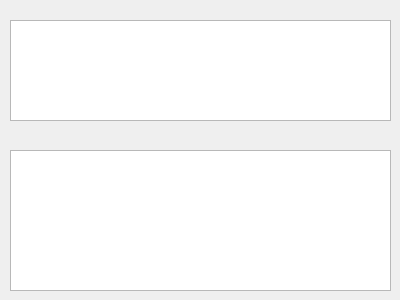
<?xml version="1.0" encoding="UTF-8"?>
<ui version="4.0">
 <class>Console</class>
 <widget class="QDialog" name="Console">
  <property name="geometry">
   <rect>
    <x>0</x>
    <y>0</y>
    <width>400</width>
    <height>300</height>
   </rect>
  </property>
  <property name="windowTitle">
   <string>Dialog</string>
  </property>
  <widget class="QTextEdit" name="textEdit">
   <property name="geometry">
    <rect>
     <x>10</x>
     <y>150</y>
     <width>381</width>
     <height>141</height>
    </rect>
   </property>
  </widget>
  <widget class="QTextBrowser" name="textBrowser">
   <property name="geometry">
    <rect>
     <x>10</x>
     <y>20</y>
     <width>381</width>
     <height>101</height>
    </rect>
   </property>
  </widget>
 </widget>
 <resources/>
 <connections/>
</ui>
